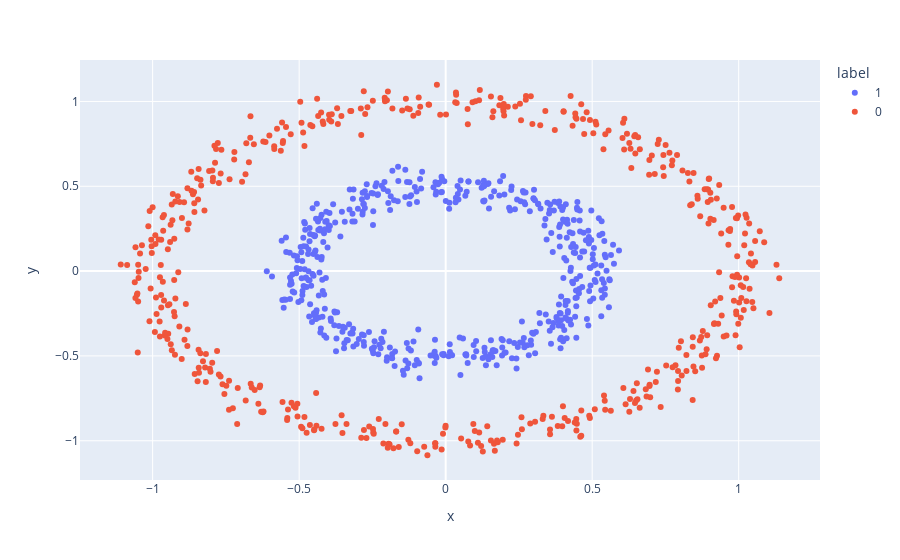

Write notebook code for a chart like this one.
### Markdown cell above
# With a fixed dataset 

We now train a model on the circles dataset and check its boundary

### Code cell
# fix dataset
X_fix, y_fix = make_circles(n_samples=1000, shuffle=True, noise=0.05, factor=0.5)
df_fix=pd.DataFrame(X_fix,columns=["x","y"])
df_fix["label"]=[str(y) for y in y_fix]

fig = px.scatter(df_fix,x="x", y="y", color="label")
fig.show()

df_fix.head()

### Figure 1 — Plotly figure (JSON) as saved in the notebook; plotly's stock layout.template omitted (floating-point values rounded to 4 significant figures; data arrays with more than 128 entries replaced by an {"elided": "..."} marker saying what was removed)
{"data": [{"hovertemplate": "label=1<br>x=%{x}<br>y=%{y}<extra></extra>", "legendgroup": "1", "marker": {"color": "#636efa", "symbol": "circle"}, "mode": "markers", "name": "1", "orientation": "v", "showlegend": true, "type": "scatter", "x": {"elided": "500 float values"}, "xaxis": "x", "y": {"elided": "500 float values"}, "yaxis": "y"}, {"hovertemplate": "label=0<br>x=%{x}<br>y=%{y}<extra></extra>", "legendgroup": "0", "marker": {"color": "#EF553B", "symbol": "circle"}, "mode": "markers", "name": "0", "orientation": "v", "showlegend": true, "type": "scatter", "x": {"elided": "500 float values"}, "xaxis": "x", "y": {"elided": "500 float values"}, "yaxis": "y"}], "layout": {"legend": {"title": {"text": "label"}, "tracegroupgap": 0}, "margin": {"t": 60}, "xaxis": {"anchor": "y", "domain": [0, 1], "title": {"text": "x"}}, "yaxis": {"anchor": "x", "domain": [0, 1], "title": {"text": "y"}}}}
